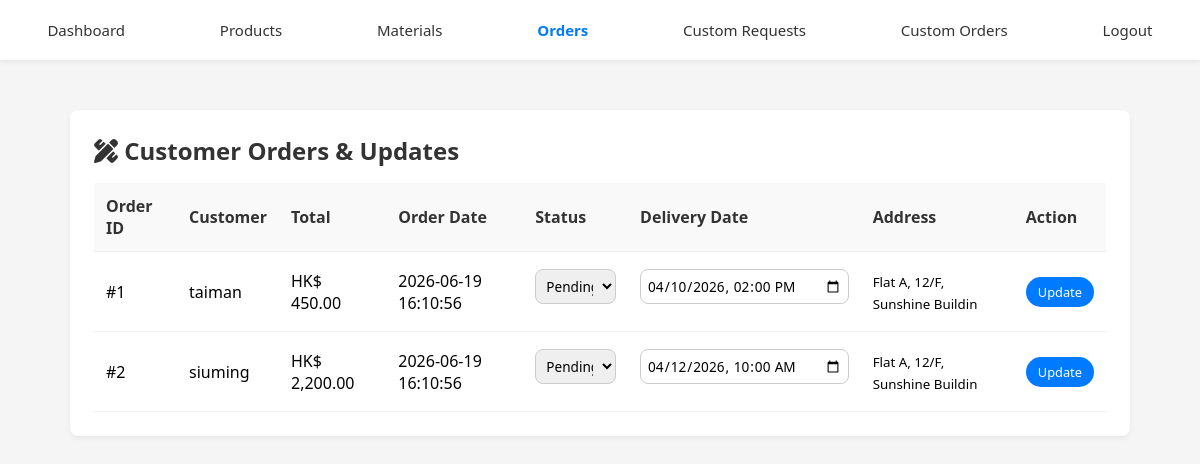
The app's page /staff/orders.php (signed in), older data.
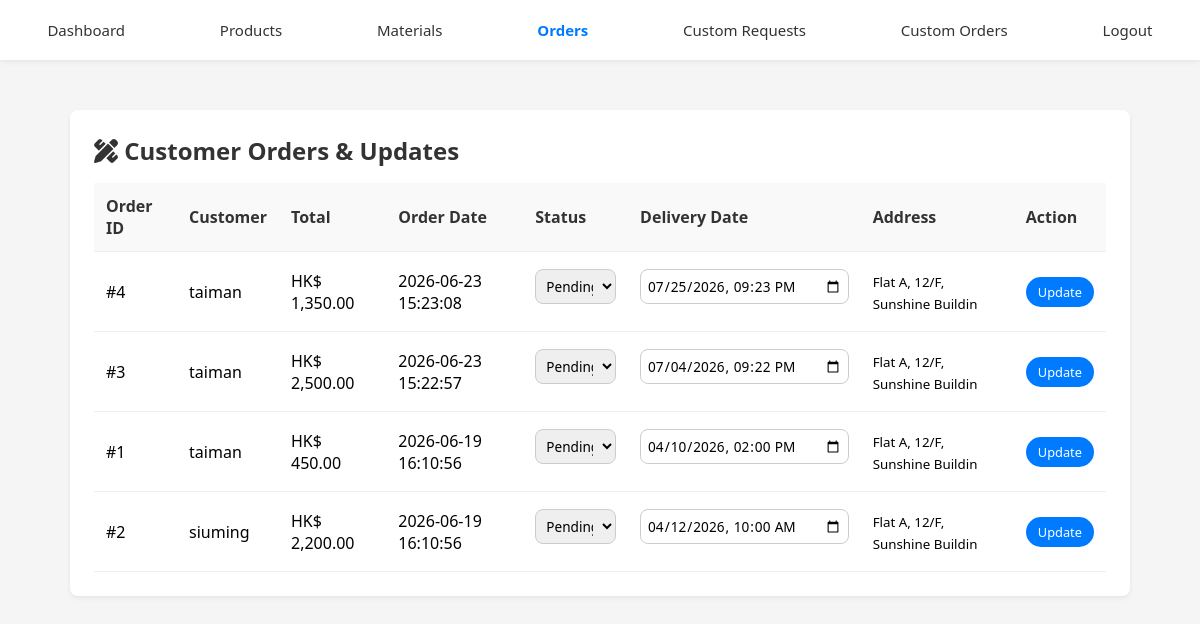
The same page, newer data.
### tables this page shows
CREATE TABLE `orders` (
  `oid` int(11) NOT NULL,
  `odate` datetime NOT NULL DEFAULT current_timestamp(),
  `ototalamount` decimal(10,2) NOT NULL,
  `cid` int(11) NOT NULL,
  `odeliverydate` datetime NOT NULL,
  `odeliveraddress` text NOT NULL,
  `ostatus` int(11) NOT NULL DEFAULT 1
);

CREATE TABLE `customers` (
  `cid` int(11) NOT NULL,
  `cname` varchar(255) NOT NULL,
  `cpassword` varchar(255) NOT NULL,
  `ctel` varchar(20) NOT NULL,
  `caddr` varchar(255) NOT NULL,
  `company` varchar(255) DEFAULT NULL,
  `cBudget` int(20) NOT NULL
);

### staff/orders.php (the view, shortened to what this page needs)
<?php
require_once 'db_config.php';
$orders = $pdo->query("SELECT o.*, c.cname FROM Orders o JOIN Customers c ON o.cid = c.cid ORDER BY o.odate DESC")->fetchAll();
?>
<!DOCTYPE html>
<html lang="en">
<head>
    <link rel="stylesheet" href="../CSS/staffStyle.css">
    <link rel="stylesheet" href="https://cdnjs.cloudflare.com/ajax/libs/font-awesome/6.0.0/css/all.min.css">
</head>
<body class="body-staff">
    <div class="nav">
        <a href="dashboard.php">Dashboard</a>
        <a href="products.php">Products</a>
        <a href="materials.php">Materials</a>
        <a href="orders.php" class="active">Orders</a>
        <a href="staff_custom_requests.php">Custom Requests</a>
        <a href="staff_custom_orders.php">Custom Orders</a>
        <a href="logout.php">Logout</a>
    </div>
    <div class="staff-container">
        <div class="table-box">
            <h2><i class="fas fa-pen-ruler"></i> Customer Orders & Updates</h2>
            <div style="overflow-x: auto;">
                <table class="order-table">
                    <thead>
                        <tr>
                            <th>Order ID</th>
                            <th>Customer</th>
                            <th>Total</th>
                            <th>Order Date</th>
                            <th>Status</th>
                            <th>Delivery Date</th>
                            <th>Address</th>
                            <th>Action</th>
                        </tr>
                    </thead>
                    <tbody>
                    <?php foreach ($orders as $o): ?>
                    <tr>
                        <form method="post">
                            <td>#<?php echo $o['oid']; ?><input type="hidden" name="order_id" value="<?php echo $o['oid']; ?>"></td>
                            <td><?php echo htmlspecialchars($o['cname']); ?></td>
                            <td>HK$ <?php echo number_format($o['ototalamount'], 2); ?></td>
                            <td><?php echo $o['odate']; ?></td>
                            <td>
                                <select name="status">
                                    <option value="1" <?php if ($o['ostatus']==1) echo 'selected'; ?>>Pending</option>
                                </select>
                            </td>
                            <td>
                                <input type="datetime-local" name="delivery_date" value="<?php echo date('Y-m-d\TH:i', strtotime($o['odeliverydate'])); ?>">
                            </td>
                            <td><small><?php echo htmlspecialchars(substr($o['odeliveraddress'], 0, 30)); ?></small></td>
                            <td><button type="submit" name="update_order" class="update-btn">Update</button></td>
                        </form>
                    </tr>
                    <?php endforeach; ?>
                    </tbody>
                </table>
            </div>
        </div>
    </div>
</body>
</html>

Row changes from the older to the newer data that the page shows:
added orders: oid "4", cid.cname "taiman", ototalamount "1,350.00", odate "2026-06-23 15:23:08", status "Pending", delivery_date "07/25/2026 21:23", odeliveraddress "Flat A, 12/F, Sunshine Buildin"
added orders: oid "3", cid.cname "taiman", ototalamount "2,500.00", odate "2026-06-23 15:22:57", status "Pending", delivery_date "07/04/2026 21:22", odeliveraddress "Flat A, 12/F, Sunshine Buildin"
